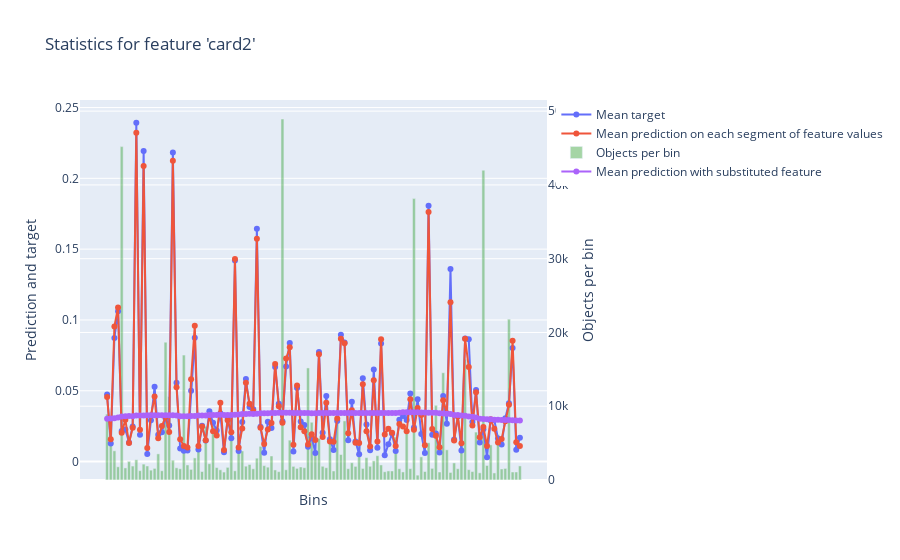
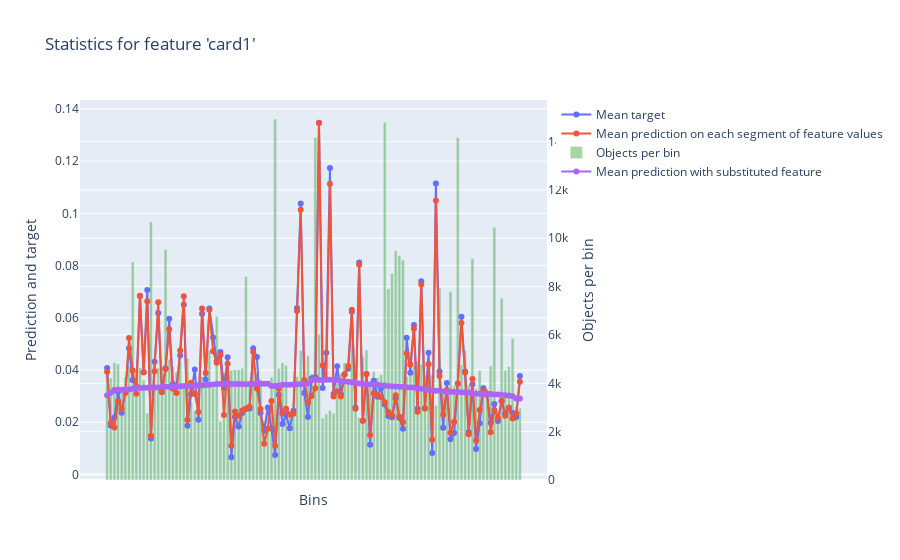
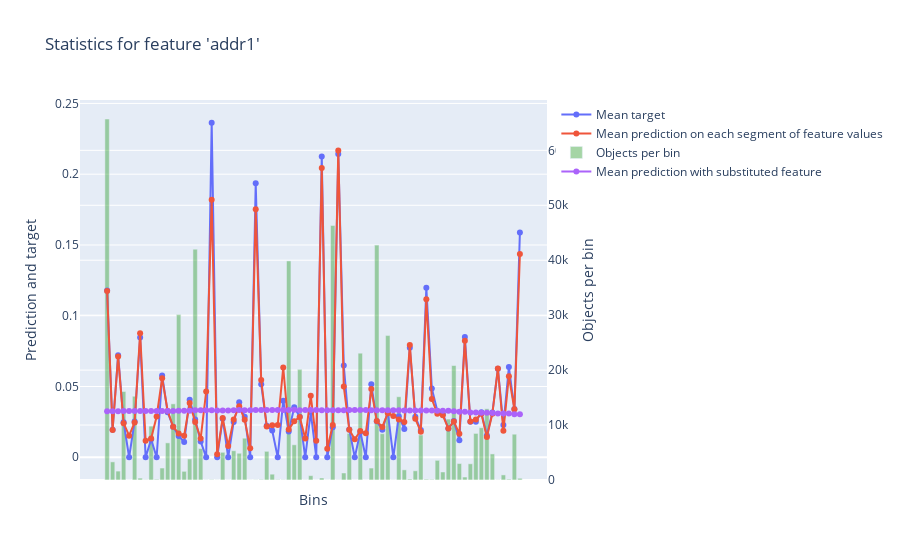
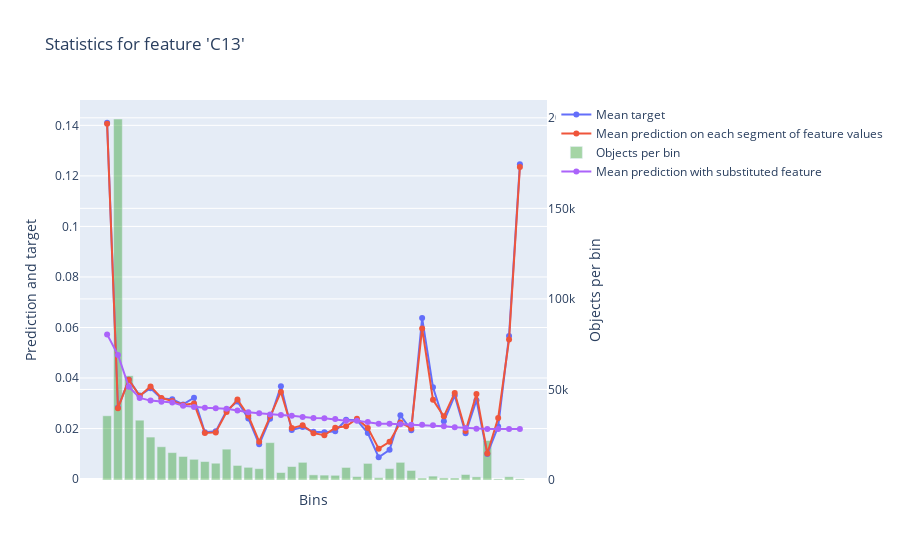

The code cell stored with these charts, in order, in its notebook:
### Code cell
stat_top10fea = cb_model.calc_feature_statistics(train,
                                                 feature = feature_imp_top50['feature'].tolist()[0:10],
                                                 prediction_type='Probability',
                                                 plot=True
                                  )
